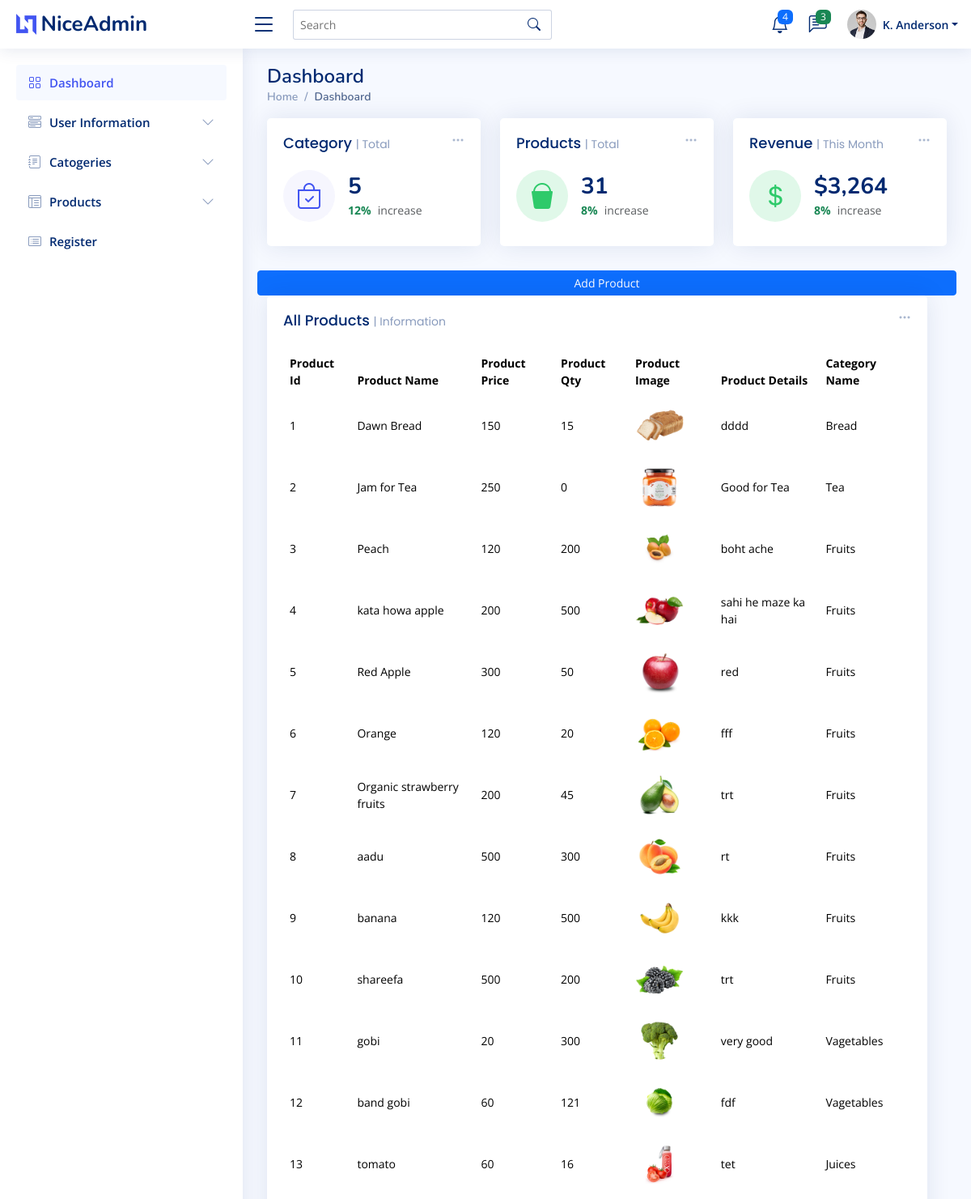
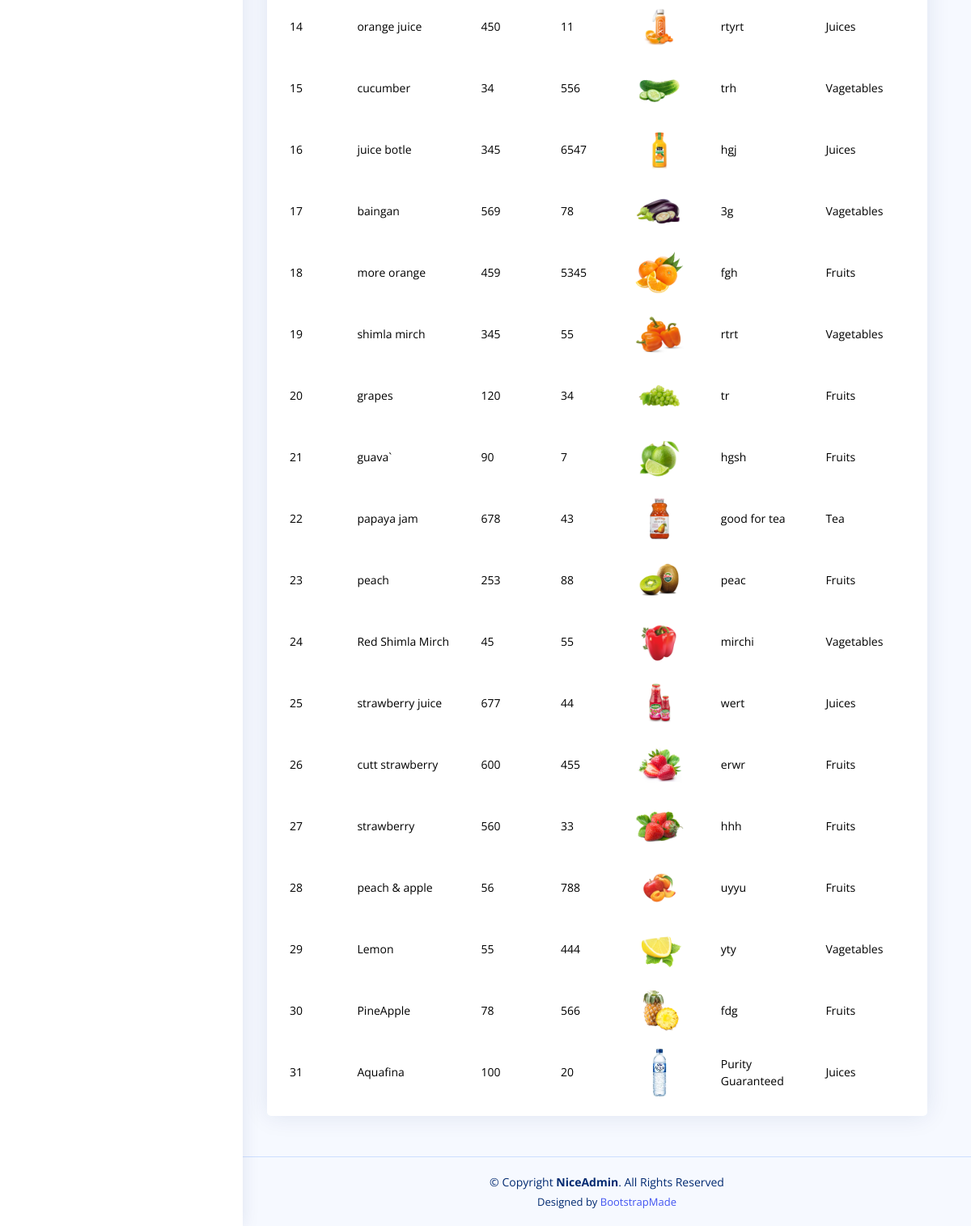
The app's page /Admin/showproduct.php with its own data (2 pictures, top to bottom).
### tables this page shows
CREATE TABLE `products` (
  `Pro_Id` int(11) NOT NULL,
  `Pro_Name` varchar(50) NOT NULL,
  `Pro_Price` int(11) NOT NULL,
  `Pro_qty` int(11) NOT NULL,
  `Pro_Image` varchar(250) NOT NULL,
  `Pro_Details` varchar(250) NOT NULL,
  `CategoryName` varchar(100) NOT NULL
);

### Admin/showproduct.php (the view, shortened to what this page needs)
<?php include_once('../database/connection.php') ?>
<!DOCTYPE html>
<html lang="en">
<head>
  <link href="assets/vendor/bootstrap/css/bootstrap.min.css" rel="stylesheet">
  <link href="assets/vendor/bootstrap-icons/bootstrap-icons.css" rel="stylesheet">
  <link href="assets/vendor/boxicons/css/boxicons.min.css" rel="stylesheet">
  <link href="assets/vendor/quill/quill.snow.css" rel="stylesheet">
  <link href="assets/vendor/quill/quill.bubble.css" rel="stylesheet">
  <link href="assets/vendor/remixicon/remixicon.css" rel="stylesheet">
  <link href="assets/vendor/simple-datatables/style.css" rel="stylesheet">
  <link href="assets/css/style.css" rel="stylesheet">
</head>
<body>
  <?php include('header.php') ?>
  <?php include('sidebar.php') ?>
  <main id="main" class="main">
    <div class="pagetitle">
      <h1>Dashboard</h1>
      <nav>
        <ol class="breadcrumb">
          <li class="breadcrumb-item"><a href="index.html">Home</a></li>
          <li class="breadcrumb-item active">Dashboard</li>
        </ol>
      </nav>
    </div>
    <section class="section dashboard">
    <?php include('cards.php') ?>
          <a href="./addproduct.php" class="btn btn-primary btn-sm">Add Product</a>
         <div class="row" >
             <div class="col-12">
              <div class="card top-selling overflow-auto">
                <div class="filter">
                  <a class="icon" href="#" data-bs-toggle="dropdown"><i class="bi bi-three-dots"></i></a>
                </div>
                <div class="card-body pb-0">
                  <h5 class="card-title">All Products <span>| Information</span></h5>
                  <table class="table table-borderless">
                    <thead>
                      <tr>
                        <th scope="col">Product Id</th>
                        <th scope="col">Product Name</th>
                        <th scope="col">Product Price</th>
                        <th scope="col">Product Qty</th>
                        <th scope="col">Product Image</th>
                        <th scope="col">Product Details</th>
                        <th scope="col">Category Name</th>
                      </tr>
                    </thead>
                    <tbody>
                      <?php
                        $query = "select * from products";
                        $res = mysqli_query($con, $query);
                        while($row = mysqli_fetch_assoc($res))
                        { ?>
                      <tr>
                        <td scope="row"><?php echo $row['Pro_Id'] ?></td>
                        <td><?php echo $row['Pro_Name'] ?></td>
                        <td><?php echo $row['Pro_Price'] ?></td>
                        <td><?php echo $row['Pro_qty'] ?></td>
                        <td><img src="../Images/Products/<?php echo $row['Pro_Image'] ?>"></td>
                        <td><?php echo $row['Pro_Details'] ?></td>
                        <td><?php echo $row['CategoryName'] ?></td>
                      </tr>
              <?php
                        }
                      ?>
                    </tbody>
                  </table>
                </div>
              </div>
            </div>
         </div>
    </section>
  </main>
  <footer id="footer" class="footer">
    <div class="copyright">
      &copy; Copyright <strong><span>NiceAdmin</span></strong>. All Rights Reserved
    </div>
    <div class="credits">
      Designed by <a href="https://bootstrapmade.com/">BootstrapMade</a>
    </div>
  </footer>
</body>
</html>

### Admin/header.php (shortened to what this page needs)
<header id="header" class="header fixed-top d-flex align-items-center">
  <div class="d-flex align-items-center justify-content-between">
    <a href="index.html" class="logo d-flex align-items-center">
      <img src="assets/img/logo.png" alt="">
      <span class="d-none d-lg-block">NiceAdmin</span>
    </a>
    <i class="bi bi-list toggle-sidebar-btn"></i>
  </div>
  <div class="search-bar">
    <form class="search-form d-flex align-items-center" method="POST" action="#">
      <input type="text" name="query" placeholder="Search" title="Enter search keyword">
      <button type="submit" title="Search"><i class="bi bi-search"></i></button>
    </form>
  </div>
  <nav class="header-nav ms-auto">
    <ul class="d-flex align-items-center">
      <li class="nav-item dropdown">
        <a class="nav-link nav-icon" href="#" data-bs-toggle="dropdown">
          <i class="bi bi-bell"></i>
          <span class="badge bg-primary badge-number">4</span>
        </a>
      </li>
      <li class="nav-item dropdown">
        <a class="nav-link nav-icon" href="#" data-bs-toggle="dropdown">
          <i class="bi bi-chat-left-text"></i>
          <span class="badge bg-success badge-number">3</span>
        </a>
      </li>
      <li class="nav-item dropdown pe-3">
        <a class="nav-link nav-profile d-flex align-items-center pe-0" href="#" data-bs-toggle="dropdown">
          <img src="assets/img/profile-img.jpg" alt="Profile" class="rounded-circle">
          <span class="d-none d-md-block dropdown-toggle ps-2">K. Anderson</span>
        </a>
      </li>
    </ul>
  </nav>
</header>

### Admin/sidebar.php (shortened to what this page needs)
<aside id="sidebar" class="sidebar">
<ul class="sidebar-nav" id="sidebar-nav">
  <li class="nav-item">
    <a class="nav-link " href="index.html">
      <i class="bi bi-grid"></i>
      <span>Dashboard</span>
    </a>
  </li>
  <li class="nav-item">
    <a class="nav-link collapsed" data-bs-target="#components-nav" data-bs-toggle="collapse" href="#">
      <i class="bi bi-menu-button-wide"></i><span>User Information</span><i class="bi bi-chevron-down ms-auto"></i>
    </a>
  </li>
  <li class="nav-item">
    <a class="nav-link collapsed" data-bs-target="#forms-nav" data-bs-toggle="collapse" href="#">
      <i class="bi bi-journal-text"></i><span>Catogeries</span><i class="bi bi-chevron-down ms-auto"></i>
    </a>
  </li>
  <li class="nav-item">
    <a class="nav-link collapsed" data-bs-target="#tables-nav" data-bs-toggle="collapse" href="#">
      <i class="bi bi-layout-text-window-reverse"></i><span>Products</span><i class="bi bi-chevron-down ms-auto"></i>
    </a>
  </li>
  <li class="nav-item">
    <a class="nav-link collapsed" href="register.php">
      <i class="bi bi-card-list"></i>
      <span>Register</span>
    </a>
  </li>
</ul>
</aside>

### Admin/cards.php (shortened to what this page needs)
<?php include_once('../database/connection.php') ?>
<div class="row">
<div class="col-xxl-4 col-md-4">
  <div class="card info-card sales-card">
    <div class="filter">
      <a class="icon" href="#" data-bs-toggle="dropdown"><i class="bi bi-three-dots"></i></a>
    </div>
    <div class="card-body">
      <h5 class="card-title">Category <span>| Total</span></h5>
      <div class="d-flex align-items-center">
        <div class="card-icon rounded-circle d-flex align-items-center justify-content-center">
          <i class="bi bi-bag-check"></i>
        </div>
        <div class="ps-3">
          <?php
            $query = "SELECT * FROM `catogery` ";
            $res = mysqli_query($con, $query);
          ?>
          <h6><?php echo mysqli_num_rows($res) ?></h6>
          <span class="text-success small pt-1 fw-bold">12%</span> <span class="text-muted small pt-2 ps-1">increase</span>
        </div>
      </div>
    </div>
  </div>
</div>
<div class="col-xxl-4 col-md-4">
  <div class="card info-card revenue-card">
    <div class="filter">
      <a class="icon" href="#" data-bs-toggle="dropdown"><i class="bi bi-three-dots"></i></a>
    </div>
    <div class="card-body">
      <h5 class="card-title">Products <span>| Total</span></h5>
      <div class="d-flex align-items-center">
        <div class="card-icon rounded-circle d-flex align-items-center justify-content-center">
          <i class="bi bi-bucket-fill"></i>
        </div>
        <div class="ps-3">
        <?php
            $query = "SELECT * FROM `products` ";
            $res = mysqli_query($con, $query);
          ?>
          <h6><?php echo mysqli_num_rows($res) ?></h6>
          <span class="text-success small pt-1 fw-bold">8%</span> <span class="text-muted small pt-2 ps-1">increase</span>
        </div>
      </div>
    </div>
  </div>
</div>
 <div class="col-xxl-4 col-md-4">
  <div class="card info-card revenue-card">
    <div class="filter">
      <a class="icon" href="#" data-bs-toggle="dropdown"><i class="bi bi-three-dots"></i></a>
    </div>
    <div class="card-body">
      <h5 class="card-title">Revenue <span>| This Month</span></h5>
      <div class="d-flex align-items-center">
        <div class="card-icon rounded-circle d-flex align-items-center justify-content-center">
          <i class="bi bi-currency-dollar"></i>
        </div>
        <div class="ps-3">
          <h6>$3,264</h6>
          <span class="text-success small pt-1 fw-bold">8%</span> <span class="text-muted small pt-2 ps-1">increase</span>
        </div>
      </div>
    </div>
  </div>
</div>
</div>
<div class="row" >

### records on screen
products: Pro_Id "1", Pro_Name "Dawn Bread", Pro_Price "150", Pro_qty "15", Pro_Image (picture), Pro_Details "dddd", CategoryName "Bread"
products: Pro_Id "2", Pro_Name "Jam for Tea", Pro_Price "250", Pro_qty "0", Pro_Image (picture), Pro_Details "Good for Tea", CategoryName "Tea"
products: Pro_Id "3", Pro_Name "Peach", Pro_Price "120", Pro_qty "200", Pro_Image (picture), Pro_Details "boht ache", CategoryName "Fruits"
products: Pro_Id "4", Pro_Name "kata howa apple", Pro_Price "200", Pro_qty "500", Pro_Image (picture), Pro_Details "sahi he maze ka hai", CategoryName "Fruits"
products: Pro_Id "5", Pro_Name "Red Apple", Pro_Price "300", Pro_qty "50", Pro_Image (picture), Pro_Details "red", CategoryName "Fruits"
products: Pro_Id "6", Pro_Name "Orange", Pro_Price "120", Pro_qty "20", Pro_Image (picture), Pro_Details "fff", CategoryName "Fruits"
products: Pro_Id "7", Pro_Name "Organic strawberry fruits", Pro_Price "200", Pro_qty "45", Pro_Image (picture), Pro_Details "trt", CategoryName "Fruits"
products: Pro_Id "8", Pro_Name "aadu", Pro_Price "500", Pro_qty "300", Pro_Image (picture), Pro_Details "rt", CategoryName "Fruits"
products: Pro_Id "9", Pro_Name "banana", Pro_Price "120", Pro_qty "500", Pro_Image (picture), Pro_Details "kkk", CategoryName "Fruits"
products: Pro_Id "10", Pro_Name "shareefa", Pro_Price "500", Pro_qty "200", Pro_Image (picture), Pro_Details "trt", CategoryName "Fruits"
products: Pro_Id "11", Pro_Name "gobi", Pro_Price "20", Pro_qty "300", Pro_Image (picture), Pro_Details "very good", CategoryName "Vagetables"
products: Pro_Id "12", Pro_Name "band gobi", Pro_Price "60", Pro_qty "121", Pro_Image (picture), Pro_Details "fdf", CategoryName "Vagetables"
products: Pro_Id "13", Pro_Name "tomato", Pro_Price "60", Pro_qty "16", Pro_Image (picture), Pro_Details "tet", CategoryName "Juices"
products: Pro_Id "14", Pro_Name "orange juice", Pro_Price "450", Pro_qty "11", Pro_Image (picture), Pro_Details "rtyrt", CategoryName "Juices"
products: Pro_Id "15", Pro_Name "cucumber", Pro_Price "34", Pro_qty "556", Pro_Image (picture), Pro_Details "trh", CategoryName "Vagetables"
products: Pro_Id "16", Pro_Name "juice botle", Pro_Price "345", Pro_qty "6547", Pro_Image (picture), Pro_Details "hgj", CategoryName "Juices"
products: Pro_Id "17", Pro_Name "baingan", Pro_Price "569", Pro_qty "78", Pro_Image (picture), Pro_Details "3g", CategoryName "Vagetables"
products: Pro_Id "18", Pro_Name "more orange", Pro_Price "459", Pro_qty "5345", Pro_Image (picture), Pro_Details "fgh", CategoryName "Fruits"
products: Pro_Id "19", Pro_Name "shimla mirch", Pro_Price "345", Pro_qty "55", Pro_Image (picture), Pro_Details "rtrt", CategoryName "Vagetables"
products: Pro_Id "20", Pro_Name "grapes", Pro_Price "120", Pro_qty "34", Pro_Image (picture), Pro_Details "tr", CategoryName "Fruits"
products: Pro_Id "21", Pro_Name "guava`", Pro_Price "90", Pro_qty "7", Pro_Image (picture), Pro_Details "hgsh", CategoryName "Fruits"
products: Pro_Id "22", Pro_Name "papaya jam", Pro_Price "678", Pro_qty "43", Pro_Image (picture), Pro_Details "good for tea", CategoryName "Tea"
products: Pro_Id "23", Pro_Name "peach", Pro_Price "253", Pro_qty "88", Pro_Image (picture), Pro_Details "peac", CategoryName "Fruits"
products: Pro_Id "24", Pro_Name "Red Shimla Mirch", Pro_Price "45", Pro_qty "55", Pro_Image (picture), Pro_Details "mirchi", CategoryName "Vagetables"
products: Pro_Id "25", Pro_Name "strawberry juice", Pro_Price "677", Pro_qty "44", Pro_Image (picture), Pro_Details "wert", CategoryName "Juices"
products: Pro_Id "26", Pro_Name "cutt strawberry", Pro_Price "600", Pro_qty "455", Pro_Image (picture), Pro_Details "erwr", CategoryName "Fruits"
products: Pro_Id "27", Pro_Name "strawberry", Pro_Price "560", Pro_qty "33", Pro_Image (picture), Pro_Details "hhh", CategoryName "Fruits"
products: Pro_Id "28", Pro_Name "peach & apple", Pro_Price "56", Pro_qty "788", Pro_Image (picture), Pro_Details "uyyu", CategoryName "Fruits"
products: Pro_Id "29", Pro_Name "Lemon", Pro_Price "55", Pro_qty "444", Pro_Image (picture), Pro_Details "yty", CategoryName "Vagetables"
products: Pro_Id "30", Pro_Name "PineApple", Pro_Price "78", Pro_qty "566", Pro_Image (picture), Pro_Details "fdg", CategoryName "Fruits"
products: Pro_Id "31", Pro_Name "Aquafina", Pro_Price "100", Pro_qty "20", Pro_Image (picture), Pro_Details "Purity Guaranteed", CategoryName "Juices"

### other values on screen
mysqli_num_rows($res) "5"
mysqli_num_rows($res) "31"
